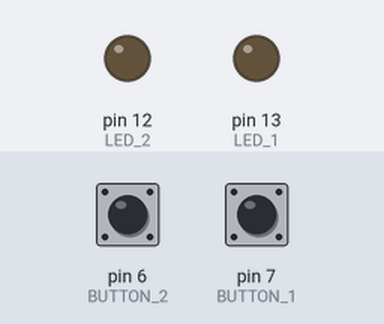
The sketch below on a simulated Arduino Uno, built with avr-gcc and run on an emulated ATmega328P. On the bench: output pins drawn as LEDs (lit = HIGH). Inputs (shaded band) come from the test bench; at power-on: pin 6 (BUTTON_2) LOW, pin 7 (BUTTON_1) LOW.

Above: at 1.2 s.
1.3 s: pin 6 (BUTTON_2) pulled HIGH for 0.15 s
At 1.37 s:
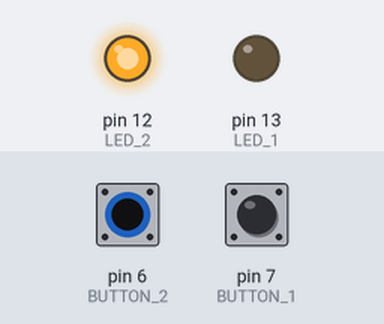
2.9 s: pin 7 (BUTTON_1) pulled HIGH for 0.15 s
At 2.97 s:
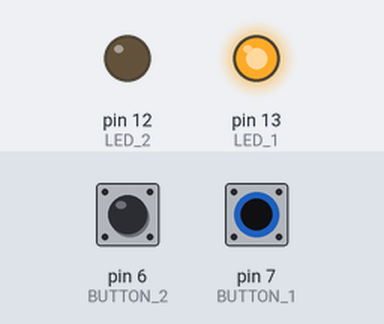
4.5 s: pin 7 (BUTTON_1) pulled HIGH for 3.2 s
At 8.5 s:
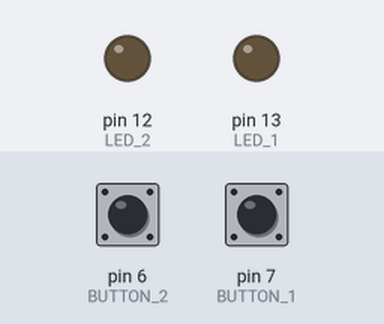
9.2 s: pin 6 (BUTTON_2) pulled HIGH for 3.2 s
At 9.7 s:
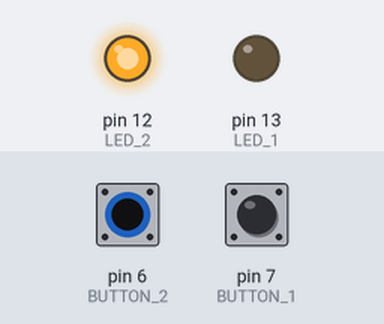
13.9 s: pin 6 (BUTTON_2) driven HIGH and pin 7 (BUTTON_1) driven HIGH
At 14.4 s:
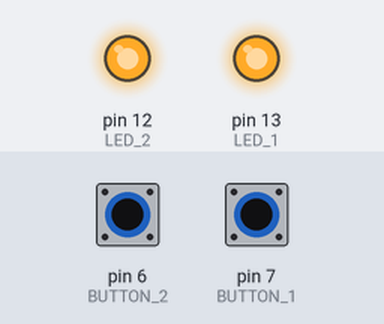
Timing chart, 0 to 16.4 s (numbered marks = the images above; inputs shaded):
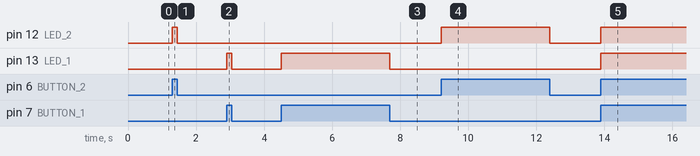

The sketch:

D_12_v_1_C_1_e_2.ino
```cpp
/*
  File: D-12_v-1_C-1_e-2
  Behavior: Push the button; the message shows up
  Ports used:
        13  => Output
  Date: 2013/05/06 16:28:30
  Memo: Code changed to modelate the behavior(Banzi:41)
        1. Counter measure for the bouncing of the push switch

*/

/**********************************************
    Variables
***********************************************/
const int LED_1     = 13;    // Port 13 => Output (Connect the anode of the LED to this port)
const int LED_2     = 12;    // Port 13 => Output (Connect the anode of the LED to this port)
const int BUTTON_1  = 7;    // Port 7 => Pin for the push button
const int BUTTON_2  = 6;    // Port 6 => Pin for the push button

int val_1            = 0;    // Keeps the state of the input pin, i.e. the pin 7
int val_2            = 0;    // Keeps the state of the input pin, i.e. the pin 7

/**********************************************
    Badic methods
***********************************************/
void setup()                    // run once, when the sketch starts
{

    pinMode(LED_1, OUTPUT);
    pinMode(LED_2, OUTPUT);

    pinMode(BUTTON_1, INPUT);
    pinMode(BUTTON_2, INPUT);

}

void loop()                       // run over and over again
{
                                  // do nothing!
    val_1 = digitalRead(BUTTON_1);
    val_2 = digitalRead(BUTTON_2);

    // Set the state
    if (val_1 == HIGH) {

        digitalWrite(LED_1, HIGH);

    } else {

       digitalWrite(LED_1, LOW);

    }

    if (val_2 == HIGH) {

        digitalWrite(LED_2, HIGH);

    } else {

       digitalWrite(LED_2, LOW);

    }
}//void loop()

/**********************************************
    Methods
***********************************************/
```

Measured:
- after the input at 1.3 s, pin 12 (LED_2): LOW → HIGH at once, → LOW 0.15 s later
- after the input at 2.9 s, pin 13 (LED_1): LOW → HIGH at once, → LOW 0.15 s later
- after the input at 4.5 s, pin 13 (LED_1): LOW → HIGH at once, → LOW 3.2 s later
- after the input at 9.2 s, pin 12 (LED_2): LOW → HIGH at once, → LOW 3.2 s later
- after the input at 13.9 s, pin 12 (LED_2), pin 13 (LED_1): LOW → HIGH at once
